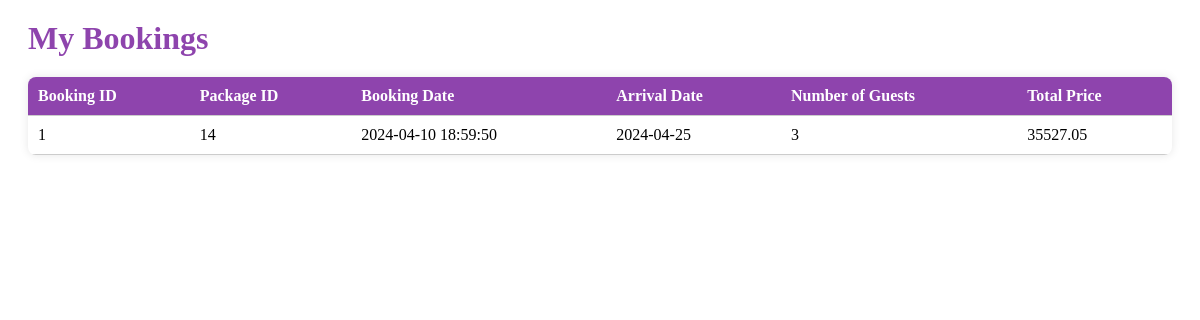
Page /users/my_bookings.php (signed in) on the committed database.
### tables this page shows
CREATE TABLE `booking` (
  `booking_id` int(50) NOT NULL,
  `user_id` int(50) NOT NULL,
  `p_id` int(50) NOT NULL,
  `booking_date` datetime NOT NULL,
  `arrival_date` date NOT NULL,
  `num_guests` int(100) NOT NULL,
  `total_price` decimal(10,2) NOT NULL,
  `status` enum('confirmed','cancelled') DEFAULT 'confirmed'
);

### users/my_bookings.php (the view, shortened to what this page needs)
<?php
@include 'conn.php';
$user_id = $_SESSION['user_id'];
$sql = "SELECT * FROM booking WHERE user_id = '$user_id'";
$result = mysqli_query($conn, $sql);
?>
    <div class="my-bookings">
        <h1>My Bookings</h1>
        <table>
            <thead>
                <tr>
                    <th>Booking ID</th>
                    <th>Package ID</th>
                    <th>Booking Date</th>
                    <th>Arrival Date</th>
                    <th>Number of Guests</th>
                    <th>Total Price</th>
                </tr>
            </thead>
            <tbody>
                <?php
                while ($row = mysqli_fetch_assoc($result)) {
                    echo "<tr>";
                    echo "<td>" . $row['booking_id'] . "</td>";
                    echo "<td>" . $row['p_id'] . "</td>";
                    echo "<td>" . $row['booking_date'] . "</td>";
                    echo "<td>" . $row['arrival_date'] . "</td>";
                    echo "<td>" . $row['num_guests'] . "</td>";
                    echo "<td>" . $row['total_price'] . "</td>";
                    echo "</tr>";
                }
                ?>
            </tbody>
        </table>
    </div>

### users/my_bookings.php (style rules this page uses)
.my-bookings { margin: 20px; }
.my-bookings h1 { color: #8e44ad; margin-bottom: 20px; }
.my-bookings table { width: 100%; border-collapse: collapse; border-radius: 8px; overflow: hidden; box-shadow: 0 0 10px rgba(0, 0, 0, 0.1); }
.my-bookings th, .my-bookings td { padding: 10px; text-align: left; border-bottom: 1px solid #ccc; }
.my-bookings th { background-color: #8e44ad; color: #fff; }

### rows in the picture
booking: booking_id "1", p "14", booking_date "2024-04-10 18:59:50", arrival_date "2024-04-25", num_guests "3", total_price "35527.05"
